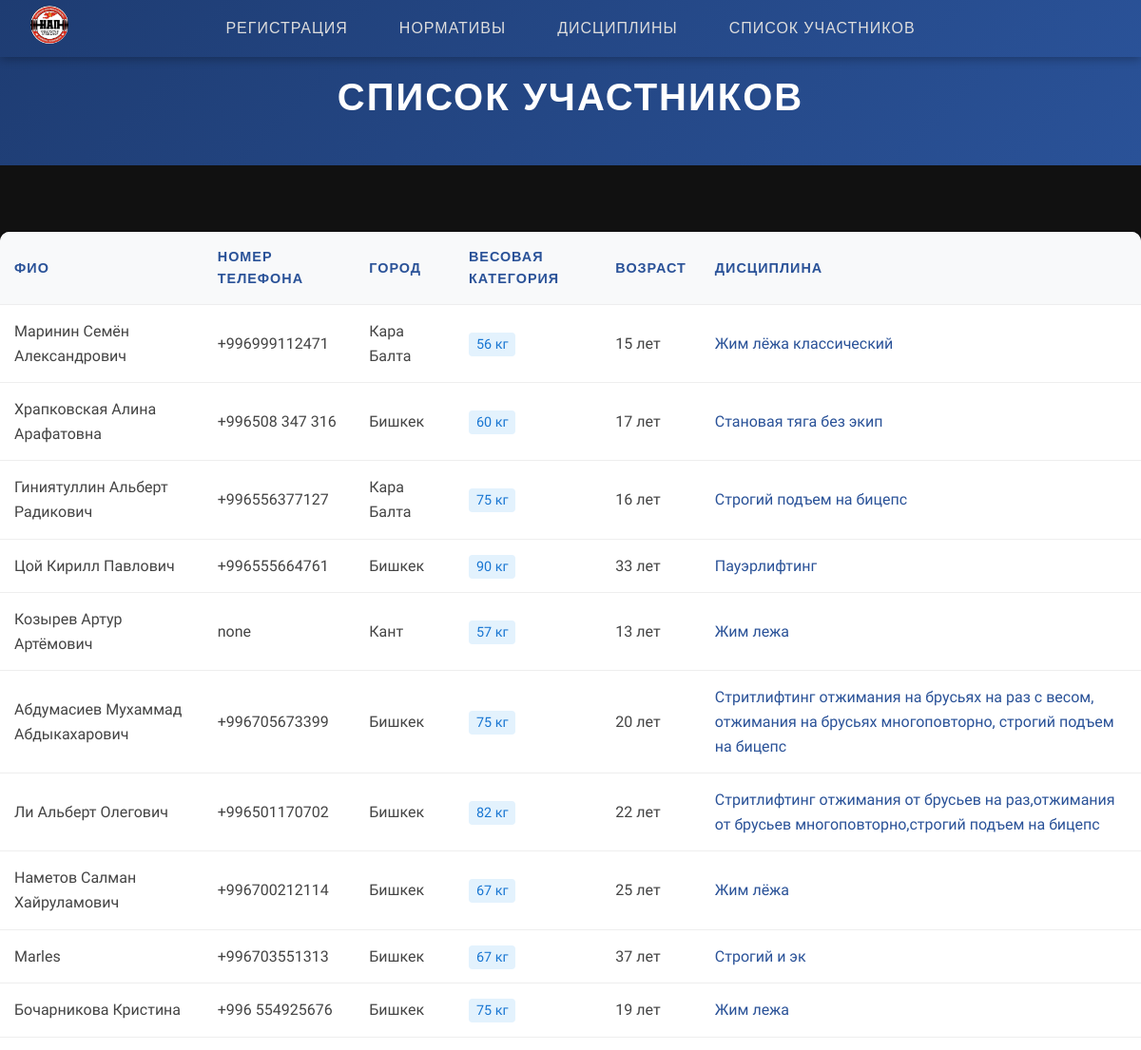
/participants/ (upper part), run on an earlier commit of the app's database.
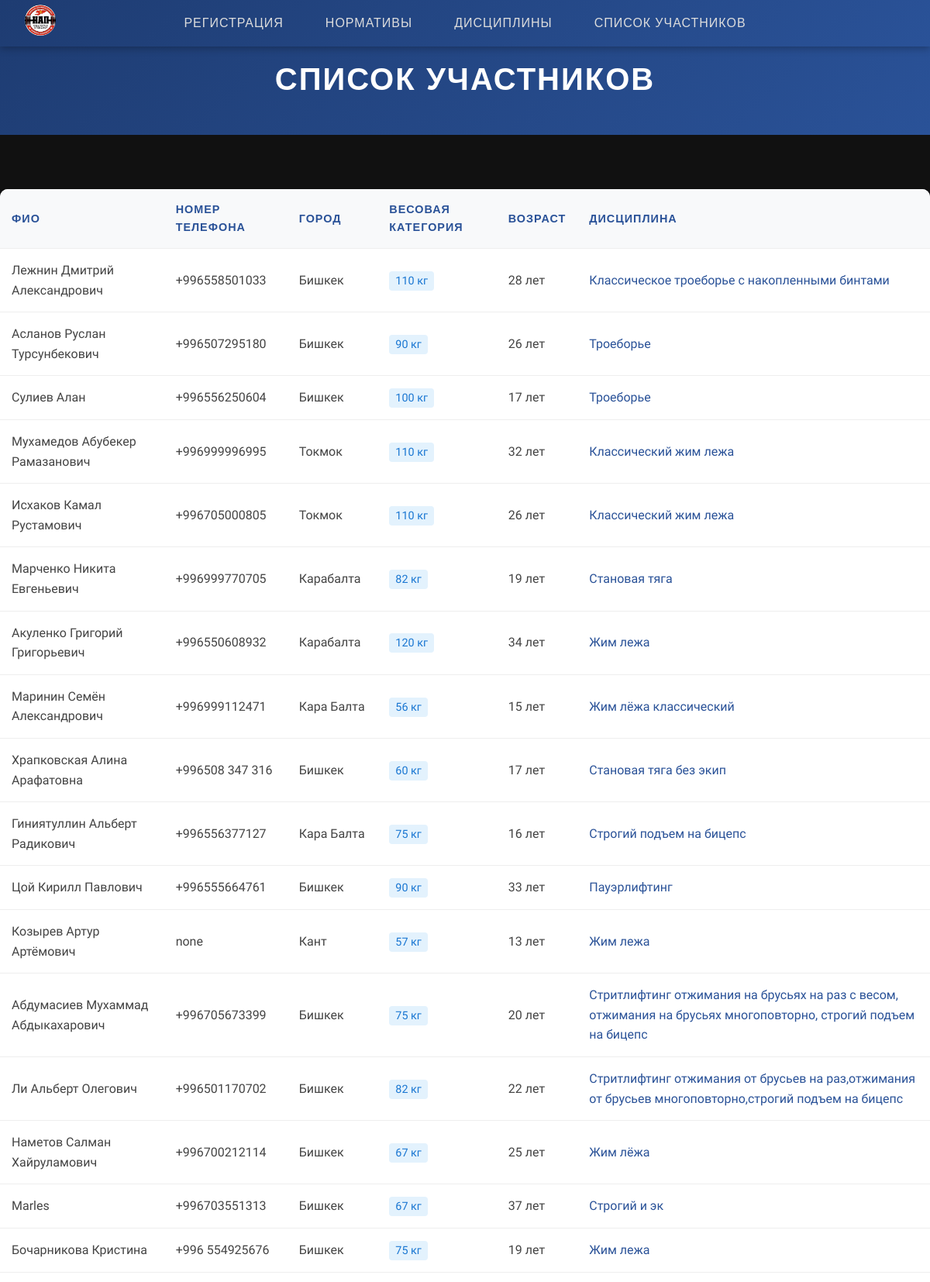
And on a later commit of the database.
### SportBackend/participants/models.py (models this page shows, shortened)
class Participant(models.Model):
    name = models.CharField(
        max_length=100,
        validators=[]  # Removed restrictive regex validator
    )
    phone_number = models.CharField(
        max_length=16,  # Increased max_length to accommodate international numbers
        validators=[
            RegexValidator(
                regex=r'^none$|^\+?[1-9](\d{1,3} ?){1,4}\d$',  # Allow "none" or international format
                message='Номер телефона должен быть в международном формате, начиная с "+" и может содержать пробелы, либо быть "none"'
            )
        ]
    )
    city = models.CharField(
        max_length=50,
        validators=[
            RegexValidator(
                regex=r'^[А-Яа-яЁё\s-]+$',
                message='Город должен содержать только буквы, пробелы и дефис'
            )
        ]
    )
    weight_category = models.IntegerField(
        validators=[
            MinValueValidator(0, message='Весовая категория не может быть меньше 30 кг'),
            MaxValueValidator(150, message='Весовая категория не может быть больше 150 кг')
        ]
    )
    age = models.IntegerField(
        validators=[
            MinValueValidator(6, message='Возраст не может быть меньше 6 лет'),
            MaxValueValidator(100, message='Возраст не может быть больше 100 лет')
        ]
    )
    discipline = models.CharField(
        max_length=120,
        validators=[]  # Removed restrictive regex validator
    )
    registration_date = models.DateTimeField(auto_now_add=True)
    class Meta:
        ordering = ['-registration_date']

### SportBackend/participants/views.py (the view)
# urls.py: path('', views.participants_list, name='participants_list'),
def participants_list(request):
    participants = Participant.objects.all()
    return render(request, 'main/spisok.html', {'participants': participants})

### SportBackend/main/templates/main/spisok.html (shortened to what this page needs)
{% extends 'base.html' %}
{% load static %}
{% block content %}
<div class="page-header">
    <div class="container">
        <h1>Список участников</h1>
    </div>
</div>
<div class="container">
    <table class="participants-table">
        <thead>
            <tr>
                <th>ФИО</th>
                <th>Номер телефона</th>
                <th>Город</th>
                <th>Весовая категория</th>
                <th>Возраст</th>
                <th>Дисциплина</th>
            </tr>
        </thead>
        <tbody>
            {% for participant in participants %}
            <tr>
                <td>{{ participant.name }}</td>
                <td>{{ participant.phone_number }}</td>
                <td>{{ participant.city }}</td>
                <td><span class="weight-category">{{ participant.weight_category }} кг</span></td>
                <td>{{ participant.age }} лет</td>
                <td><span class="discipline">{{ participant.discipline }}</span></td>
            </tr>
            {% endfor %}
        </tbody>
    </table>
</div>
{% endblock %}

What changed in the data, as far as the page shows it:
added Participant: name "Лежнин Дмитрий Александрович", phone_number "+996558501033", city "Бишкек", weight_category "110", age "28", discipline "Классическое троеборье с накопленными бинтами"
added Participant: name "Асланов Руслан Турсунбекович", phone_number "+996507295180", city "Бишкек", weight_category "90", age "26", discipline "Троеборье"
added Participant: name "Сулиев Алан", phone_number "+996556250604", city "Бишкек", weight_category "100", age "17", discipline "Троеборье"
added Participant: name "Мухамедов Абубекер Рамазанович", phone_number "+996999996995", city "Токмок", weight_category "110", age "32", discipline "Классический жим лежа"
added Participant: name "Исхаков Камал Рустамович", phone_number "+996705000805", city "Токмок", weight_category "110", age "26", discipline "Классический жим лежа"
added Participant: name "Марченко Никита Евгеньевич", phone_number "+996999770705", city "Карабалта", weight_category "82", age "19", discipline "Становая тяга"
added Participant: name "Акуленко Григорий Григорьевич", phone_number "+996550608932", city "Карабалта", weight_category "120", age "34", discipline "Жим лежа"
